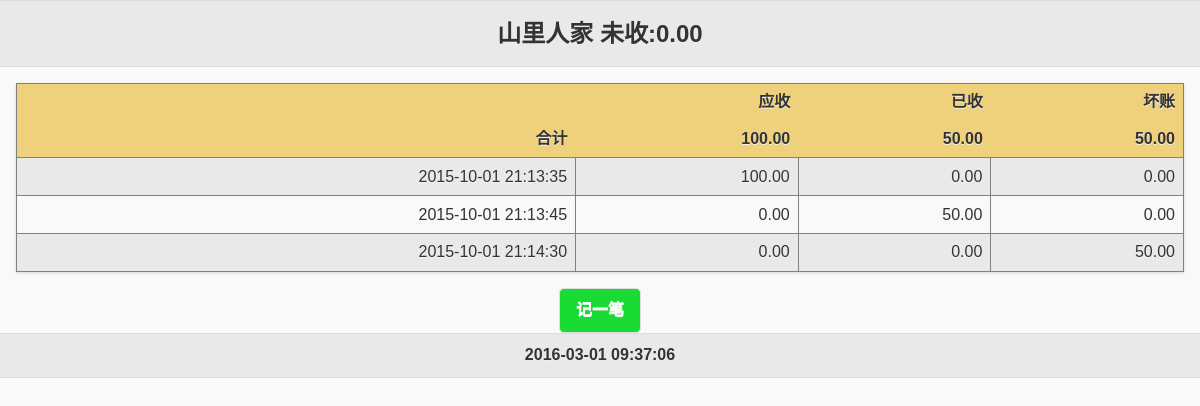
Page /m/client.php?cid=000E (signed in) on the committed database.
### tables this page shows
CREATE TABLE `TRANSC` (
  `OID` varchar(3) NOT NULL,
  `BID` varchar(3) NOT NULL,
  `CID` varchar(4) NOT NULL,
  `TID` varchar(13) NOT NULL,
  `DATE` datetime DEFAULT CURRENT_TIMESTAMP,
  `DEBIT` decimal(13,2) DEFAULT '0.00',
  `CREDIT` decimal(13,2) DEFAULT '0.00',
  `BAD` decimal(13,2) DEFAULT '0.00',
  `COMMENT` text
);

### m/client.php (the view, shortened to what this page needs)
<?php
include_once '../include/config.php';
$cid = $_GET['cid'];
$mysqli = new mysqli($db_server, $db_username, $db_pswd, $db_database);
$sql = "SELECT c.name, sum(t.credit) as cr, sum(t.debit) as de,
            sum(t.bad) as bad
            FROM   CLIENT as c inner join TRANSC as t
                on c.oid=t.oid and c.cid=t.cid
            WHERE c.oid='" . $_SESSION['oid'] . "' and c.cid='$cid'";
$result_total = $mysqli->query($sql);
$row = $result_total->fetch_array(MYSQLI_ASSOC);
$cname = $row['name'];
$de = number_format((float) $row['de'], 2, '.', '');
$cr = number_format((float) $row['cr'], 2, '.', '');
$bad = number_format((float) $row['bad'], 2, '.', '');
$bala = number_format((float) ($row['de'] - $row['cr'] - $row['bad']), 2, '.', '');
?>
<html>
    <link rel="stylesheet" href="css/jquery.mobile-1.4.5.min.css">
    <link rel="stylesheet" href="css/mstyle.css"/>
    <link href="css/popup.css" rel="stylesheet" type="text/css"/>
    <body>
        <div data-role="page" id="pageone">
            <div data-role="header">
                <h1><?php
                    echo $cname;
                    echo " 未收:$bala"
                    ?></h1>
            </div>
            <div data-role="main"  class="ui-content">
                <table id="detail" data-role="table" class="ui-responsive ui-shadow">
                    <thead>
                        <tr>
                            <th></th>
                            <th >应收</th>
                            <th data-priority="2">已收</th>
                            <th data-priority="3">坏账</th>
                        </tr>
                    </thead>
                    <tbody>
                        <tr id="sum_row">
                            <td class="client">合计</td>
                            <td class="data1"><?php echo $de ?></td>
                            <td class = "data1"><?php echo $cr ?></td>
                            <td class = "data1"><?php echo $bad ?></td>
                        </tr>
                        <?php
                        $sql_client = "SELECT t.tid, t.date, t.credit as cr, t.debit as de,
                                    t.bad as bad
                                    FROM CLIENT as c inner join TRANSC as t on
                                    c.oid=t.oid and c.cid=t.cid
                                    WHERE c.oid='" . $_SESSION['oid'] . "'
                                    and c.cid='$cid'
                                    Order by t.date asc";
                        $result_c = $mysqli->query($sql_client);
                        while ($row = $result_c->fetch_array(MYSQLI_ASSOC)) {
                            $tid = $row['tid'];
                            $t_date = $row['date'];
                            $de_c = number_format((float) $row['de'], 2, '.', '');
                            $cr_c = number_format((float) $row['cr'], 2, '.', '');
                            $bad_c = number_format((float) $row['bad'], 2, '.', '');
                            echo "<tr id='row$tid'>";
                            echo "<td class ='date data'>$t_date</td>";
                            echo "<td class='data' id='de$tid'  >$de_c</td>";
                            echo "<td class='data' id='cr$tid'  >$cr_c</td>";
                            echo "<td class='data' id='bd$tid'  > $bad_c</td>";
                            echo "</tr>";
                        }
                        ?>
                    </tbody>
                </table>
            </div>
            <div  class="center-wrapper">
                <a href="#myPopup" data-rel="popup"
                   class="ui-btn ui-btn-inline ui-corner-all"
                   style="background: #1adb34;color:white"
                   data-position-to="window">记一笔</a>
            </div>
            <div data-role="footer">
                <h1 id='date'>  <?php echo date("Y-m-d H:i:s"); ?> </h1>
            </div>
        </div>
        <div id="waitpopup">
            <div id="waitpopup-wrapper">
            </div>
        </div>
    </body>
</html>

### m/css/mstyle.css (style rules this page uses)
.ui-header .ui-title { margin-right: 10%; margin-left: 10%; font-size: 18pt; font-weight: bold; }
.center-wrapper { text-align: center; }
.center-wrapper * { margin: 0 auto; }
table#detail { border: 1px solid gray; }
th { background: #efd17c; }
.ui-table th { text-align: right; }
tr#sum_row { font-weight: bolder; background: #efd17c; text-align: right; }
tr#sum_row td { text-align: right; }
td.data { border: 1px solid gray; text-align: right; }
tr:nth-child(even) { background: #e9e9e9; }

### rows in the picture
transc: DATE "2015-10-01 21:13:35", DEBIT "100.00", CREDIT "0.00", BAD "0.00"
transc: DATE "2015-10-01 21:13:45", DEBIT "0.00", CREDIT "50.00", BAD "0.00"
transc: DATE "2015-10-01 21:14:30", DEBIT "0.00", CREDIT "0.00", BAD "50.00"

### other values in the picture
$cname "山里人家"
$bala "0.00"
$de "100.00"
$cr "50.00"
$bad "50.00"
